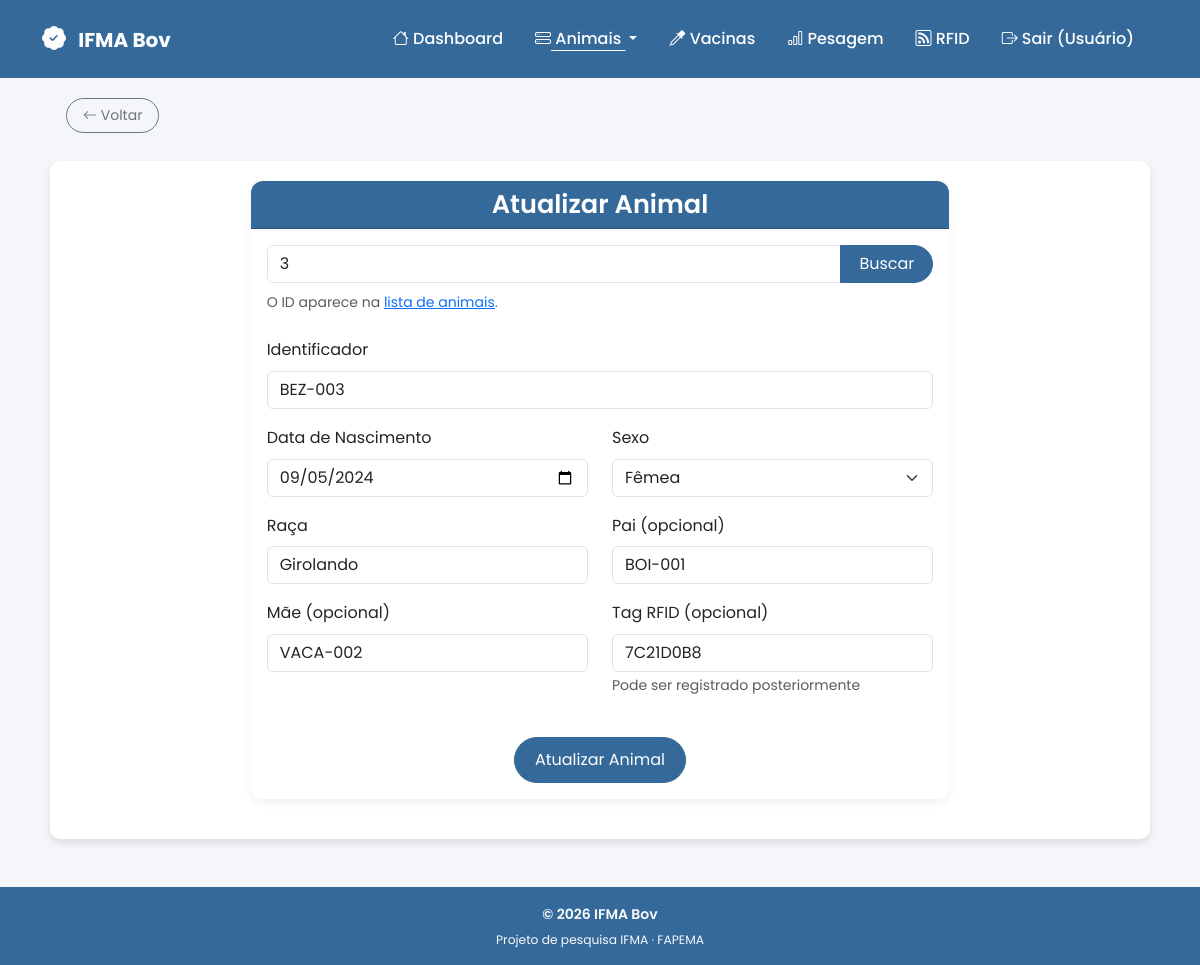
Screenshot of /pages/atualizar.php?id=3 (signed in) with the database file from the repository.
### tables this page shows
CREATE TABLE IF NOT EXISTS animais (
    id INT AUTO_INCREMENT PRIMARY KEY,
    identificador VARCHAR(50) NOT NULL,
    data_nascimento DATE NOT NULL,
    genero ENUM('M','F') NOT NULL,
    raca VARCHAR(50) NOT NULL,
    pai_id VARCHAR(50) DEFAULT NULL,
    mae_id VARCHAR(50) DEFAULT NULL,
    peso DECIMAL(6,2) NOT NULL,
    tag_id VARCHAR(50) UNIQUE DEFAULT NULL,
    data_registro TIMESTAMP DEFAULT CURRENT_TIMESTAMP
);

### pages/atualizar.php (the view, shortened to what this page needs)
<?php
require_once '../includes/header.php';
$id_animal = isset($_GET['id']) ? (int) $_GET['id'] : null;
$animal = null;
if ($id_animal) {
    try {
        $stmt = $conn->prepare("SELECT * FROM animais WHERE id = ?");
        $stmt->execute([$id_animal]);
        $animal = $stmt->fetch(PDO::FETCH_ASSOC);
    } catch (PDOException $e) {
        echo "<div class='alert alert-danger text-center mt-3'>Erro ao buscar o animal. Tente novamente.</div>";
    }
}
?>
<div class="container my-5">
    <div class="row justify-content-center">
        <div class="col-lg-8">
            <div class="card card-custom">
                <div class="card-header card-header-custom text-center">
                    <h2 class="mb-0">Atualizar Animal</h2>
                </div>
                <div class="card-body">
                    <form method="POST" class="mb-4">
                        <div class="input-group">
                            <input type="number" class="form-control" name="id_busca" placeholder="Digite o ID do animal" value="<?= $id_animal ?: '' ?>" min="1" required>
                            <button type="submit" class="btn btn-primary">Buscar</button>
                        </div>
                    </form>
                    <small class="text-muted d-block mb-4" style="margin-top: -16px;">
                        O ID aparece na <a href="informacoes.php">lista de animais</a>.
                    </small>
                    <?php if ($animal): ?>
                    <form method="POST">
                        <div class="mb-3">
                            <label for="identificador" class="form-label">Identificador</label>
                            <input type="text" class="form-control" id="identificador" name="identificador" value="<?= htmlspecialchars($animal['identificador']) ?>" required>
                        </div>
                        <div class="row">
                            <div class="col-md-6 mb-3">
                                <label for="nascimento" class="form-label">Data de Nascimento</label>
                                <input type="date" class="form-control" id="nascimento" name="nascimento" value="<?= $animal['data_nascimento'] ?>" max="<?= date('Y-m-d') ?>" required>
                            </div>
                            <div class="col-md-6 mb-3">
                                <label for="sexo" class="form-label">Sexo</label>
                                <select class="form-select" id="sexo" name="sexo" required>
                                    <option value="F" <?php echo $animal['genero'] === 'F' ? 'selected' : ''; ?>>Fêmea</option>
                                </select>
                            </div>
                        </div>
                        <div class="row">
                            <div class="col-md-6 mb-3">
                                <label for="raca" class="form-label">Raça</label>
                                <input type="text" class="form-control" id="raca" name="raca" value="<?= htmlspecialchars($animal['raca'] ?? '') ?>" required>
                            </div>
                            <div class="col-md-6 mb-3">
                                <label for="pai" class="form-label">Pai (opcional)</label>
                                <input type="text" class="form-control" id="pai" name="pai" value="<?= htmlspecialchars($animal['pai_id'] ?? '') ?>">
                            </div>
                        </div>
                        <div class="row">
                            <div class="col-md-6 mb-3">
                                <label for="mae" class="form-label">Mãe (opcional)</label>
                                <input type="text" class="form-control" id="mae" name="mae" value="<?= htmlspecialchars($animal['mae_id'] ?? '') ?>">
                            </div>
                            <div class="col-md-6 mb-3">
                                <label for="tag_id" class="form-label">Tag RFID (opcional)</label>
                                <input type="text" class="form-control" id="tag_id" name="tag_id" value="<?= htmlspecialchars($animal['tag_id'] ?? '') ?>" placeholder="Ex: 770EA45F">
                                <small class="text-muted">Pode ser registrado posteriormente</small>
                            </div>
                        </div>
                        <div class="text-center mt-4">
                            <button type="submit" class="btn btn-primary">Atualizar Animal</button>
                        </div>
                    </form>
                    <?php endif; ?>
                </div>
            </div>
        </div>
    </div>
</div>
<?php include '../includes/footer.php'; ?>

### assets/css/styles.css (style rules this page uses)
* { box-sizing: border-box; }
body { font-family: 'Poppins', sans-serif; background-color: #f4f6f9; color: #333; line-height: 1.6; min-height: 100vh; display: flex; flex-direction: column; }
body > .container { max-width: 1100px; margin: 40px auto; padding: 20px; background: #ffffff; border-radius: 10px; box-shadow: 0 4px 8px rgba(0, 0, 0, 0.1); }
h1, h2 { color: inherit; font-weight: 600; text-align: center; margin-bottom: 20px; }
.btn { border-radius: 50px; transition: all 0.3s ease-in-out; }
.btn:not(.btn-sm) { padding: 10px 20px; }
.input-group > .btn { border-radius: 0 50px 50px 0; padding: 6px 18px; }
.btn-primary { background-color: #34699A; border-color: #34699A; }
.card-custom { border-radius: 12px; border: none; box-shadow: 0 4px 10px rgba(0, 0, 0, 0.06); margin-bottom: 20px; }
.card-header-custom { background-color: #34699A; color: #fff; border-radius: 12px 12px 0 0 !important; }
.card-header-custom h2 { font-size: 1.6rem; margin: 0; }

### rows the page displays
animais: identificador "BEZ-003", nascimento "09/05/2024", sexo "Fêmea", raca "Girolando", pai "BOI-001", mae "VACA-002", tag_id "7C21D0B8"

### other values shown
strtok($_SESSION['user_nome'], ' ') "Usuário"
